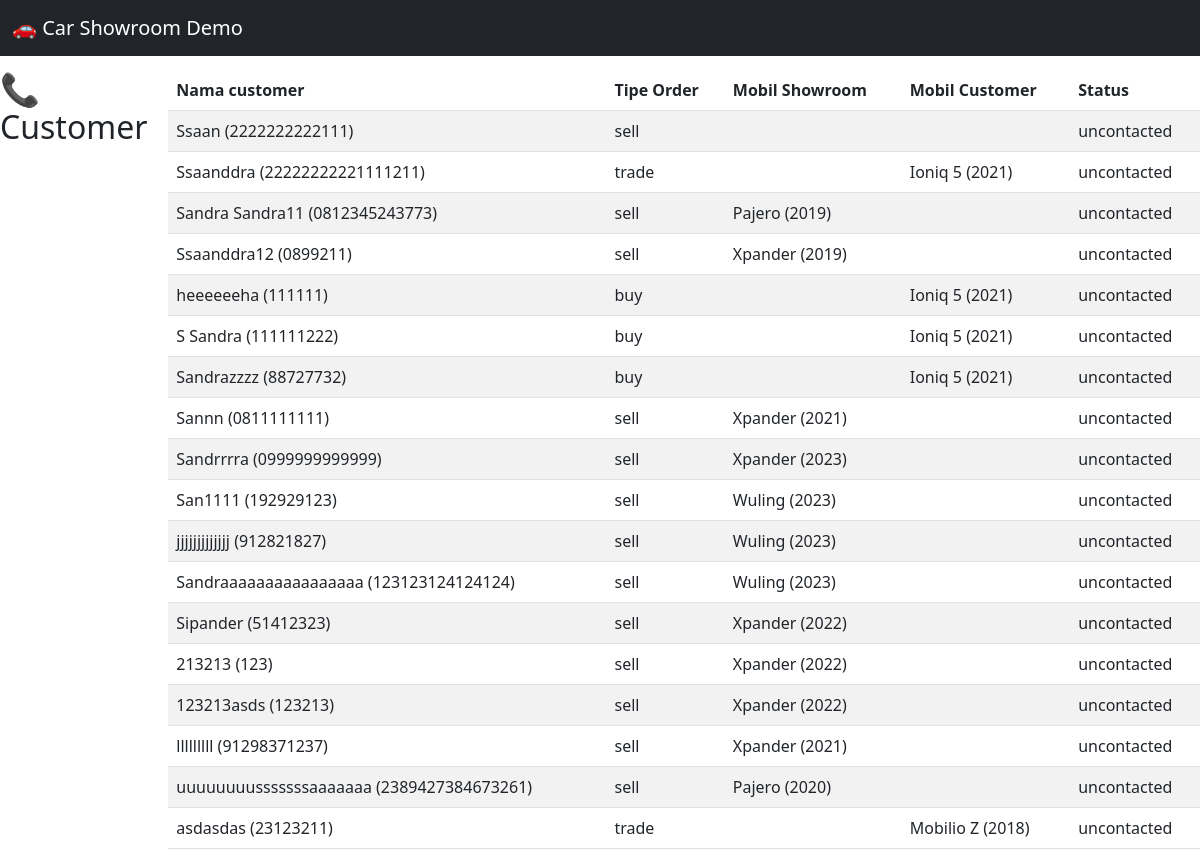
The app's page /demo/dashboard/customerlist/, older data.
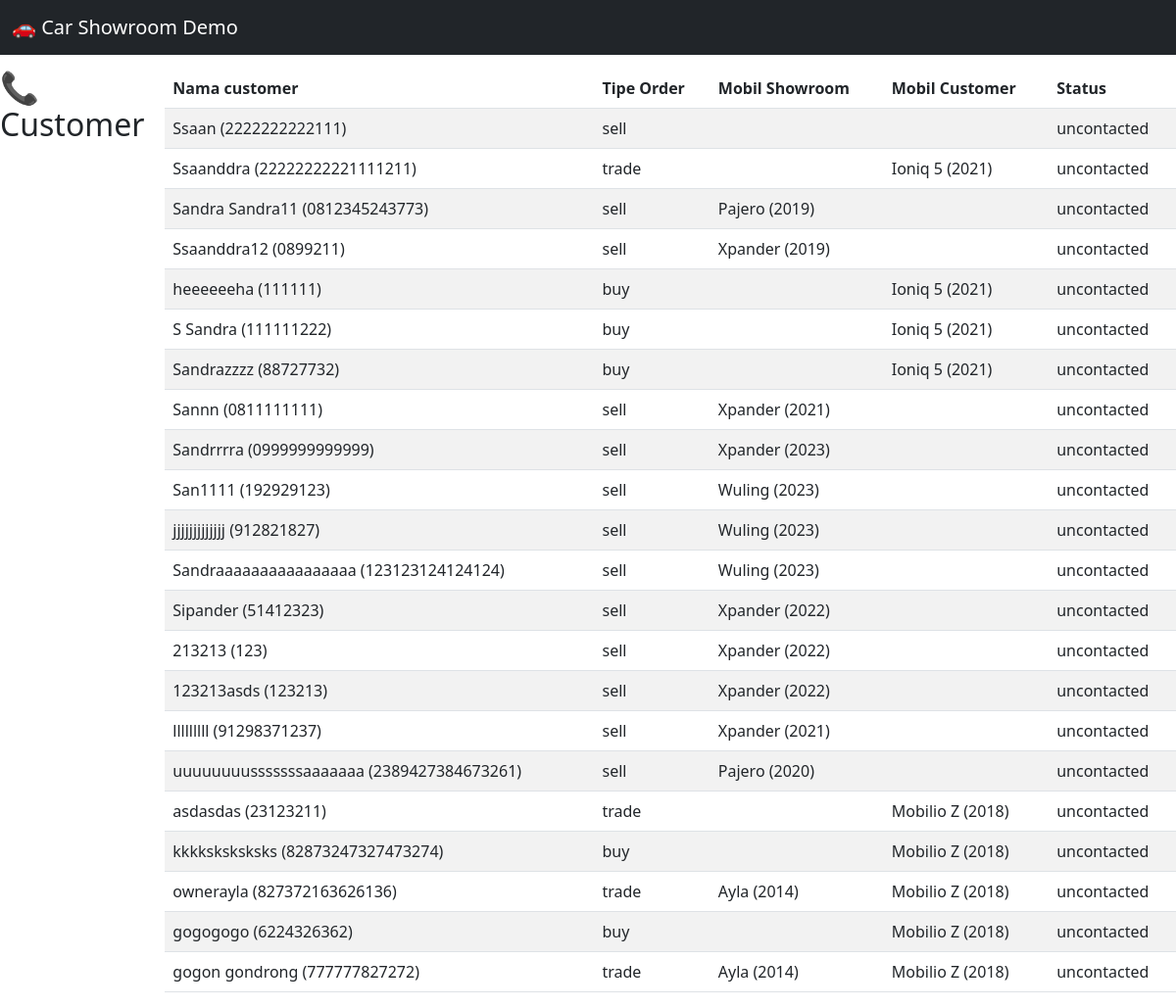
The same page, newer data.
### orders/models.py (models this page shows, shortened)
class Order(models.Model):
    ORDER_TYPE_CHOICES = [
        ("sell","Sell"),
        ("trade","Trade"),
        ("buy","Buy"),
    ]
    customer = models.ForeignKey(Customer, on_delete=models.CASCADE, related_name='orders')
    showroom_car = models.ForeignKey(Cars, on_delete=models.CASCADE, null=True, blank=True)
    offer_type = models.CharField(max_length=10, choices=ORDER_TYPE_CHOICES)
    trade_in_car = models.OneToOneField(TradeInCar, on_delete=models.SET_NULL, null=True, blank=True)
    created_at = models.DateTimeField(auto_now_add=True)

class TradeInCar(models.Model):
    customer = models.ForeignKey(Customer, on_delete=models.CASCADE)
    offered_vehicle_model = models.CharField(max_length=100, blank=True, null=True)
    offered_vehicle_varian = models.CharField(max_length=100, blank=True, null=True)
    offered_vehicle_transmission = models.CharField(max_length=20, choices=[('auto','Otomatis'), ('manual', 'Manual')], blank=True, null=True)
    offered_vehicle_province = models.CharField(max_length=50, blank=True, null=True)
    offered_vehicle_year = models.IntegerField(blank=True, null=True)
    offered_vehicle_kilometers = models.IntegerField(blank=True, null=True)
    offered_vehicle_notes = models.TextField(blank=True, null=True)

### customer/models.py (models this page shows, shortened)
class Customer(models.Model):
    STATUS_CHOICES = [
        ("deal","Deal"),
        ("negotiating","Negotiating"),
        ("not_deal", "Not Deal"),
        ("uncontacted", "Uncontacted"),
        ("rna","RNA (Return, No Answer)"),
    ]
    user = models.OneToOneField(User, on_delete=models.CASCADE, related_name="customer_profile",null=True,blank=True)
    name = models.CharField(max_length=100)
    phone_number = models.CharField(max_length=20, unique=True)
    email = models.EmailField(blank=True, null=True)
    address = models.TextField(blank=True, null=True)
    status = models.CharField(max_length=20, choices=STATUS_CHOICES, default="uncontacted")
    created_at = models.DateTimeField(auto_now_add=True)
    updated_at = models.DateTimeField(auto_now=True)

### cars/models.py (models this page shows, shortened)
class Cars(models.Model):
    id = models.AutoField(primary_key=True)
    nama = models.CharField(max_length=100)
    harga = models.DecimalField(max_digits=12, decimal_places=2)
    merek = models.CharField(max_length=50)
    model = models.CharField(max_length=50)
    tahun = models.IntegerField()
    kilometer = models.IntegerField()
    transmisi = models.CharField(max_length=20, choices=[('auto','Otomatis'), ('manual', 'Manual')])
    jenis_bahan_bakar = models.CharField(max_length=20, choices=[('bensin','Bensin'), ('diesel', 'Diesel'), ('elektrik', 'Elektrik')])
    mesin = models.CharField(max_length=50)
    tempat_duduk = models.IntegerField()
    deskripsi = models.TextField()
    gambar = models.ImageField(upload_to='cars/images/',blank=True, null=True)
    status = models.CharField(max_length=20,
                              choices=[('available','Available'),('sold','Sold'),('booked','Booked')],default='available')

### demo/views.py (the view)
# urls.py: path('dashboard/customerlist/', dashboard_customer_list, name='demo_customer_list_dashboard'),
def dashboard_customer_list(request):
    context = {
        'orders' : Order.objects.select_related("customer","trade_in_car").all()
    }
    return render(request,'demo/customer_list_dashboard.html',context)

### demo/templates/demo/customer_list_dashboard.html
{% extends 'demo/base.html' %}
{% block content %}
<h2>📞 Customer</h2>
<table class="table table-striped">
  <thead>
    <tr>
      <th>Nama customer</th>
      <th>Tipe Order</th>
      <th>Mobil Showroom</th>
      <th>Mobil Customer</th>
      <th>Status</th>
    </tr>
  </thead>
  <tbody>
    {% for order in orders %}
    <tr>
      <td> {{ order.customer.name }} ({{ order.customer.phone_number }}) </td>
      <td>  {{ order.offer_type }} </td>
      {% if order.trade_in_car.offered_vehicle_model %}
      <td> {{ order.trade_in_car.offered_vehicle_model }} ({{ order.trade_in_car.offered_vehicle_year }}) </td>
      {% else %}
      <td>  </td>
      {% endif %}
      {% if order.showroom_car.nama %}
      <td>     {{ order.showroom_car.nama }} ({{ order.showroom_car.tahun }}) </td>
      {% else %}
      <td>  </td>
      {% endif %}
      <td> {{ order.customer.status }}</td>
    </tr>
    {% endfor %}
  </tbody>
</table>
{% endblock content %}

### demo/templates/demo/base.html (shortened to what this page needs)
{% load static %}
<!DOCTYPE html>
<html lang="en">
    <head>
        <link rel="stylesheet" href="https://cdn.jsdelivr.net/npm/bootstrap@5.3.0/dist/css/bootstrap.min.css" />
        <link rel="stylesheet" href="{% static 'demo/css/base_style.css' %}?v=3"/>
    </head>
    <body class="{% if not user.is_authenticated %}no-sidebar{% endif %}">
        <nav class="navbar navbar-expand-lg navbar-dark bg-dark fixed-top">
            <div class="container-fluid">
                <a class="navbar-brand" href="#">🚗 Car Showroom Demo</a>
            </div>
        </nav>
        <div class="main-container">
            {% block content %}{% endblock %}
        </div>
    </body>
</html>

### demo/static/demo/css/base_style.css (style rules this page uses)
body { min-height: 100vh; display: flex; }
body.no-sidebar .main-container { margin-left: 0 !important; width: 100%; display: flex; justify-content: center; }
.main-container { margin-top: 70px; margin-left: 20px; flex: 1; width: 100%; }

Row changes from the older to the newer data that the page shows:
added Order: customer.name "kkkksksksksks", customer.phone_number "82873247327473274", offer_type "buy", showroom_car.nama "Mobilio Z", showroom_car.tahun "2018", customer.status "uncontacted"
added Order: customer.name "ownerayla", customer.phone_number "827372163626136", offer_type "trade", trade_in_car.offered_vehicle_model "Ayla", trade_in_car.offered_vehicle_year "2014", showroom_car.nama "Mobilio Z", showroom_car.tahun "2018", customer.status "uncontacted"
added Order: customer.name "gogogogo", customer.phone_number "6224326362", offer_type "buy", showroom_car.nama "Mobilio Z", showroom_car.tahun "2018", customer.status "uncontacted"
added Order: customer.name "gogon gondrong", customer.phone_number "777777827272", offer_type "trade", trade_in_car.offered_vehicle_model "Ayla", trade_in_car.offered_vehicle_year "2014", showroom_car.nama "Mobilio Z", showroom_car.tahun "2018", customer.status "uncontacted"
